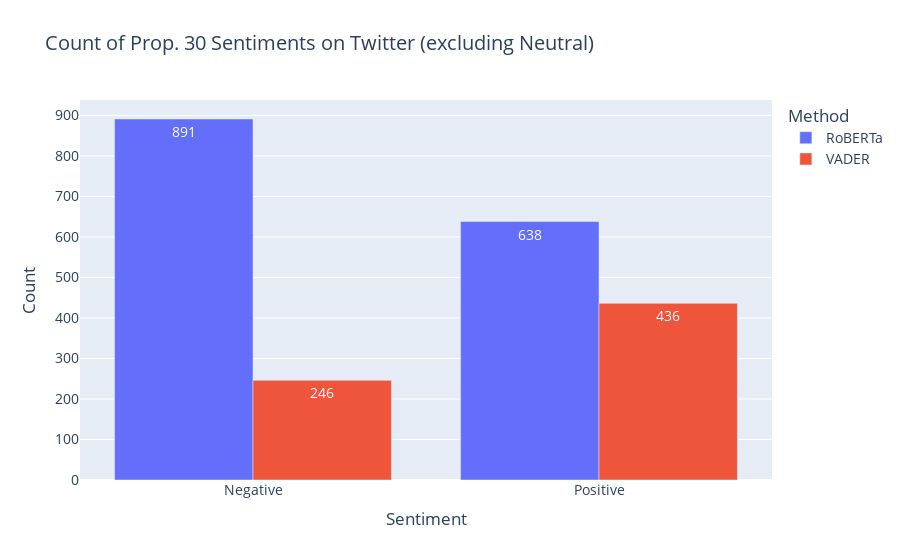

The cell this chart's notebook holds for it:
### Code cell
# bar plot of positive and negative sentiments for each model
fig_no_neutral = px.bar(data_frame=counts_no_neutral_df, 
                 x = 'Sentiment', 
                 y = 'Count', 
                 color = 'Method', 
                 barmode = 'group', 
                 title = 'Count of Prop. 30 Sentiments on Twitter (excluding Neutral)', 
                 text = 'Count')
fig_no_neutral.update_traces(textposition = 'inside', textfont_color = 'white')
fig_no_neutral.update_layout(xaxis = {'categoryorder': 'array', 'categoryarray': ['Negative', 'Positive']},
                      font_size = 14)
fig_no_neutral.show()

### Figure 1 — Plotly figure (JSON) as saved in the notebook; plotly's stock layout.template omitted (floating-point values rounded to 4 significant figures)
{"data": [{"alignmentgroup": "True", "hovertemplate": "Method=RoBERTa<br>Sentiment=%{x}<br>Count=%{text}<extra></extra>", "legendgroup": "RoBERTa", "marker": {"color": "#636efa", "pattern": {"shape": ""}}, "name": "RoBERTa", "offsetgroup": "RoBERTa", "orientation": "v", "showlegend": true, "text": [891, 638], "textfont": {"color": "white"}, "textposition": "inside", "type": "bar", "x": ["Negative", "Positive"], "xaxis": "x", "y": [891, 638], "yaxis": "y"}, {"alignmentgroup": "True", "hovertemplate": "Method=VADER<br>Sentiment=%{x}<br>Count=%{text}<extra></extra>", "legendgroup": "VADER", "marker": {"color": "#EF553B", "pattern": {"shape": ""}}, "name": "VADER", "offsetgroup": "VADER", "orientation": "v", "showlegend": true, "text": [436, 246], "textfont": {"color": "white"}, "textposition": "inside", "type": "bar", "x": ["Positive", "Negative"], "xaxis": "x", "y": [436, 246], "yaxis": "y"}], "layout": {"barmode": "group", "font": {"size": 14}, "legend": {"title": {"text": "Method"}, "tracegroupgap": 0}, "title": {"text": "Count of Prop. 30 Sentiments on Twitter (excluding Neutral)"}, "xaxis": {"anchor": "y", "categoryarray": ["Negative", "Positive"], "categoryorder": "array", "domain": [0, 1], "title": {"text": "Sentiment"}}, "yaxis": {"anchor": "x", "domain": [0, 1], "title": {"text": "Count"}}}}
